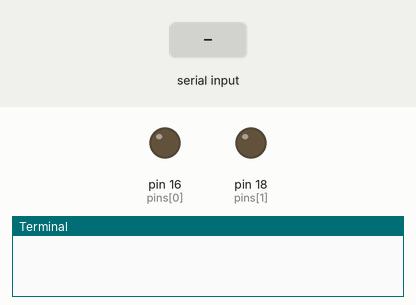
Bench run of a program on a simulated Raspberry Pi (header pin numbers). Parts: output pins drawn as LEDs (lit = HIGH), the last lines printed to the terminal. The test bench sets the inputs (shaded band).

Above: at 1.2 s.
1.3 s: "green" typed at the terminal, then Enter
At 1.55 s:
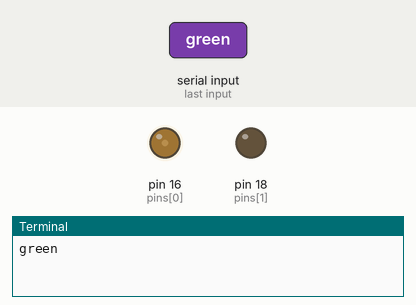
At 2.4 s:
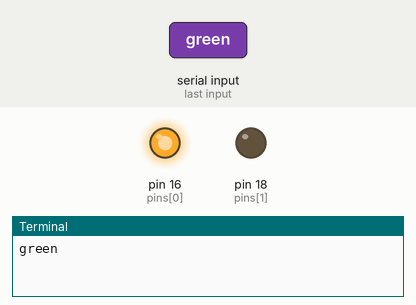
Timing chart, 0 to 10.3 s (numbered marks = the images above; inputs shaded):
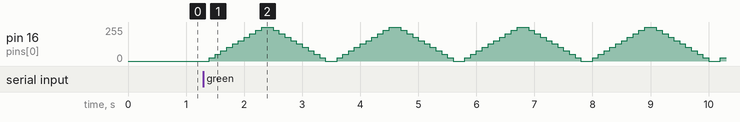

The program:

led.py
```python
# coding = utf-8
import RPi.GPIO as GPIO
import time

"""这个demo定义了一些led灯的工作方式,
用于之后的调用"""

GPIO.setwarnings(False)
pins = [16,18]
GPIO.setmode(GPIO.BOARD)
GPIO.setup(pins,GPIO.OUT)

# 绿色的呼吸灯
def green():
    GPIO.output(pins[1],GPIO.LOW)
    pwm = GPIO.PWM(pins[0],50)
    pwm.start(0)
    while True:
        for i in range(0,101,10):
            pwm.ChangeDutyCycle(i)
            time.sleep(0.1)
        for i in range(100,-1,-10):
            pwm.ChangeDutyCycle(i)
            time.sleep(0.1)
    pwm.stop()

# 红色灯的开启
def red():
    GPIO.output(pins[1],GPIO.HIGH)

# led闪烁五次
def blink1():
    for i in range(0,5):
        GPIO.output(pins[1],GPIO.HIGH)
        time.sleep(0.05)
        GPIO.output(pins[1],GPIO.LOW)
        time.sleep(0.05)

# 另一种闪烁方式
def blink2():
    for i in range(0,5):
        GPIO.output(pins[1],GPIO.LOW)
        time.sleep(0.05)
        GPIO.output(pins[1],GPIO.HIGH)
        time.sleep(0.05)

# 关闭红色led
def off_red():
    GPIO.output(pins[1],GPIO.LOW)

if __name__ == '__main__':
    try:
        color = input()
        if color == 'red':
            red()
        elif color == 'green':
            green()
        elif color == 'b':
            blink1()
        elif color == 'b2':
            blink2()
    except KeyboardInterrupt:
        GPIO.cleanup()
```
